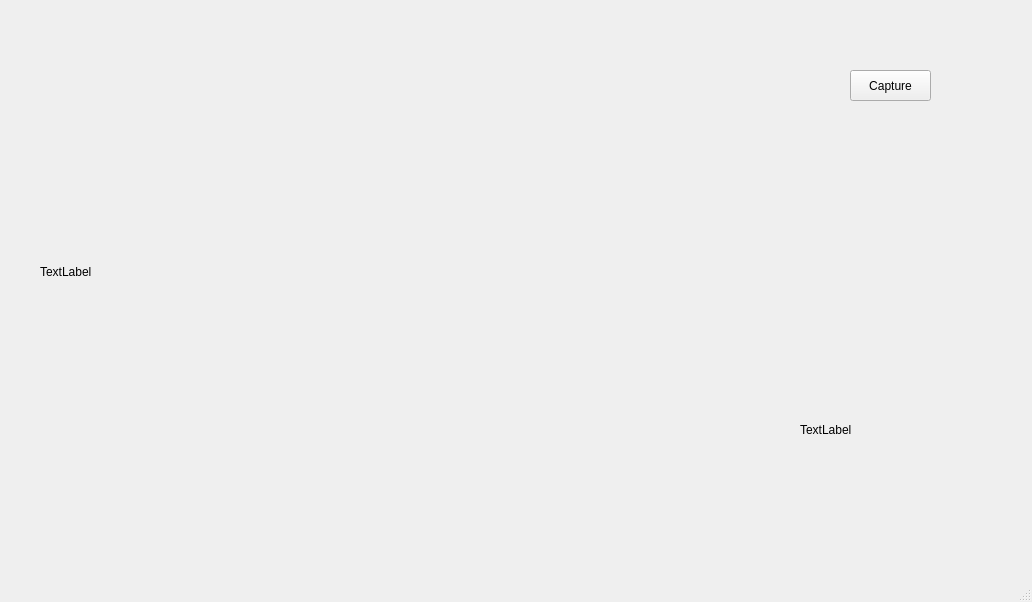
<?xml version="1.0" encoding="UTF-8"?>
<ui version="4.0">
 <class>MainWindow</class>
 <widget class="QMainWindow" name="MainWindow">
  <property name="geometry">
   <rect>
    <x>0</x>
    <y>0</y>
    <width>1032</width>
    <height>602</height>
   </rect>
  </property>
  <property name="minimumSize">
   <size>
    <width>1032</width>
    <height>602</height>
   </size>
  </property>
  <property name="maximumSize">
   <size>
    <width>1032</width>
    <height>602</height>
   </size>
  </property>
  <property name="windowTitle">
   <string>MainWindow</string>
  </property>
  <widget class="QWidget" name="centralwidget">
   <widget class="QLabel" name="videoFrame">
    <property name="geometry">
     <rect>
      <x>40</x>
      <y>32</y>
      <width>640</width>
      <height>480</height>
     </rect>
    </property>
    <property name="text">
     <string>TextLabel</string>
    </property>
   </widget>
   <widget class="QLabel" name="processed_frame">
    <property name="geometry">
     <rect>
      <x>800</x>
      <y>330</y>
      <width>200</width>
      <height>200</height>
     </rect>
    </property>
    <property name="text">
     <string>TextLabel</string>
    </property>
   </widget>
   <widget class="QPushButton" name="pushButton">
    <property name="geometry">
     <rect>
      <x>850</x>
      <y>70</y>
      <width>81</width>
      <height>31</height>
     </rect>
    </property>
    <property name="text">
     <string>Capture</string>
    </property>
   </widget>
  </widget>
  <widget class="QMenuBar" name="menubar">
   <property name="geometry">
    <rect>
     <x>0</x>
     <y>0</y>
     <width>1032</width>
     <height>21</height>
    </rect>
   </property>
  </widget>
  <widget class="QStatusBar" name="statusbar"/>
 </widget>
 <resources/>
 <connections/>
</ui>
